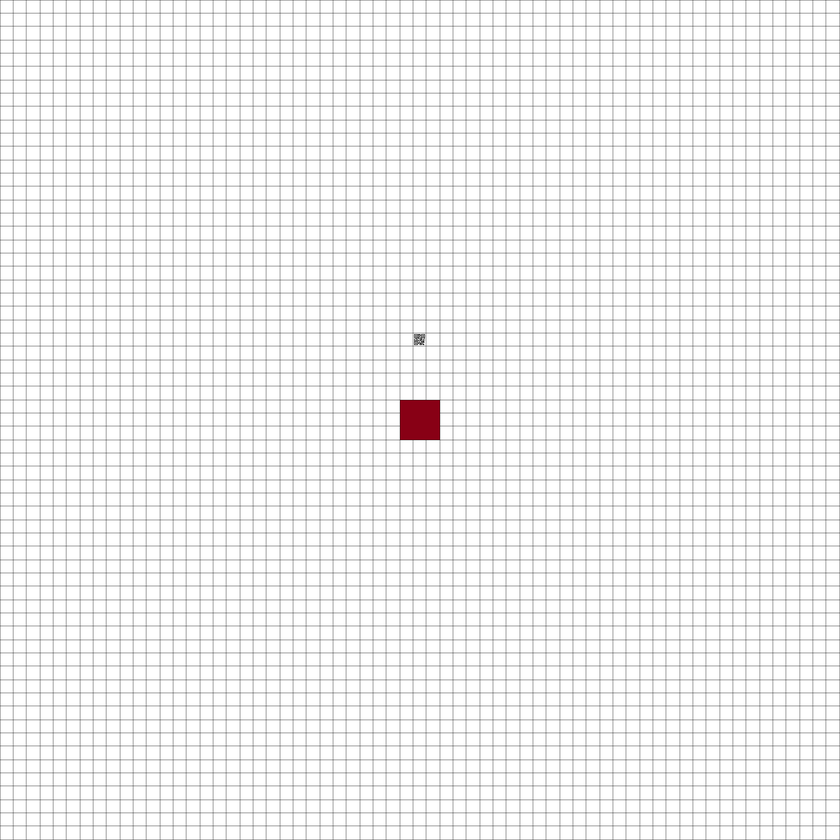
#> input picture ARENA_SGRID_QR_LAYOUT.png, 840 x 840 px, shrunk from 2710 x 2710 before the run; its folder holds only this picture in this run
$ python -i final_qr_controller_coord.py   (imports and definitions only)
#> lines starting #> are read from the running program, lines starting #| are printed output that depends on the picture; after the words box and inside, x2 and y2 are one past the last pixel; in counts of white or black regions, pixels touching at a corner belong together
#> further down, picture is the input picture: shape (840, 840, 3); mean B, G, R 239.9, 239.9, 240.2
import cv2
import numpy as np
import math
from controller import Robot

# [1 line that did not run here, left out]
# [1 line that did not run here, left out]

# --- Camera Setup ---
# [1 line that did not run here, left out]
# [1 line not run here, left out]

qr_detector = cv2.QRCodeDetector()

# --- Motor Setup ---
# [1 line that did not run here, left out]
# [1 line that did not run here, left out]

# [6 lines not run here, left out]

# --- Constants & States ---
BASE_SPEED = 3.0
TURN_SPEED = 4.0
TURN_TIME_90 = 0.70

STATE_FORWARD = 0
STATE_TURNING = 1
STATE_WAITING = 2
STATE_STOPPED = 3

state = STATE_FORWARD
turn_dir = "right"
action_start_time = 0
action_cooldown_end = 0

# --- NEW: Memory Variables ---
pending_command = None
frames_since_qr_lost = 0

def process_frame(frame):
    h, w = frame.shape[:2]

    # CROP: 40%
    crop_y = int(h * 0.40)
    roi = frame[crop_y:, :]
    roi_h, roi_w = roi.shape[:2]

    gray_roi = cv2.cvtColor(roi, cv2.COLOR_BGR2GRAY)
    blur_raw = cv2.GaussianBlur(gray_roi, (3, 3), 0)

    # --- 1. GENERATE AN ARSENAL OF SMART FILTERS ---

    # Filter A: Standard Adaptive (Good for even lighting)
    thresh_raw = cv2.adaptiveThreshold(
        blur_raw, 255, cv2.ADAPTIVE_THRESH_GAUSSIAN_C, cv2.THRESH_BINARY, 25, 7
    )
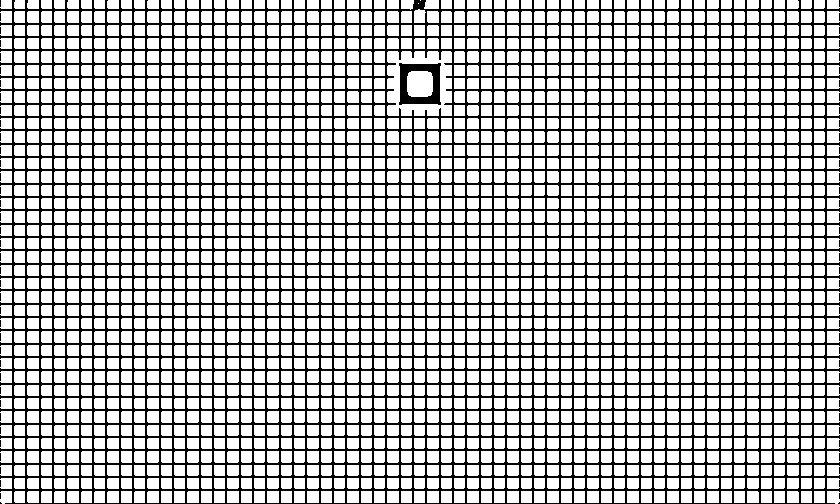
#> thresh_raw: shape (504, 840); 71.4% white; black in thin lines or dots

    # Filter B: LARGE Block Adaptive (MAGIC for thick bands of horizontal glare!)
    thresh_large = cv2.adaptiveThreshold(
        blur_raw, 255, cv2.ADAPTIVE_THRESH_GAUSSIAN_C, cv2.THRESH_BINARY, 85, 11
    )
#> thresh_large: shape (504, 840); 72% white; black in thin lines or dots

    # Filter C: Morphological Close (Patches up broken QR blocks destroyed by noise)
    kernel = np.ones((3,3), np.uint8)
    thresh_morph = cv2.morphologyEx(thresh_raw, cv2.MORPH_CLOSE, kernel)
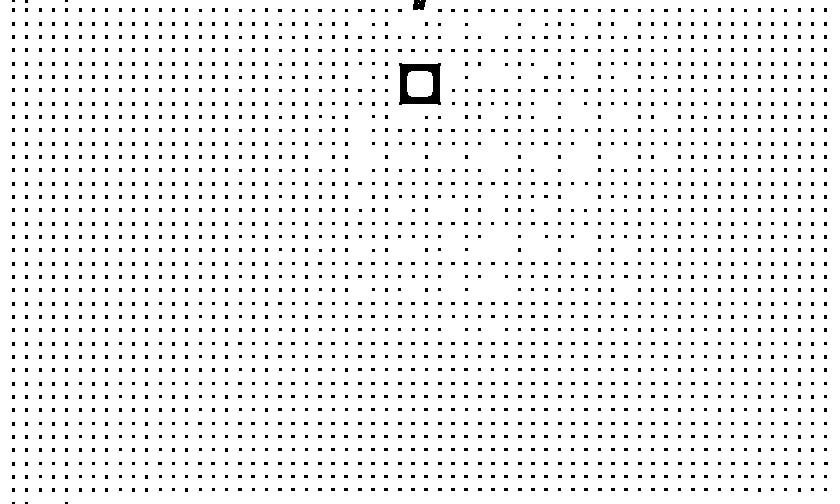
#> thresh_morph: shape (504, 840); 94% white; 2184 black regions (2182 under 20 px), largest, box (x1, y1, x2, y2) and area: (399, 63, 441, 105) 982, (413, 0, 426, 10) 111

    # Filter D: CLAHE (Balances global contrast)
    clahe = cv2.createCLAHE(clipLimit=3.0, tileGridSize=(8,8))
    gray_clahe = clahe.apply(gray_roi)
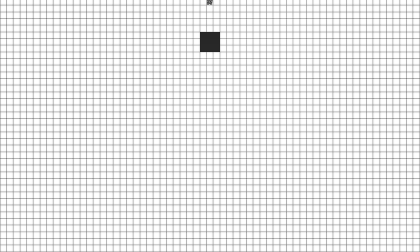
#> gray_clahe: shape (504, 840) (shown at 1/2 size); min 22, max 255, mean 231.8
    thresh_clahe = cv2.adaptiveThreshold(
        cv2.GaussianBlur(gray_clahe, (3, 3), 0), 255, cv2.ADAPTIVE_THRESH_GAUSSIAN_C, cv2.THRESH_BINARY, 25, 7
    )
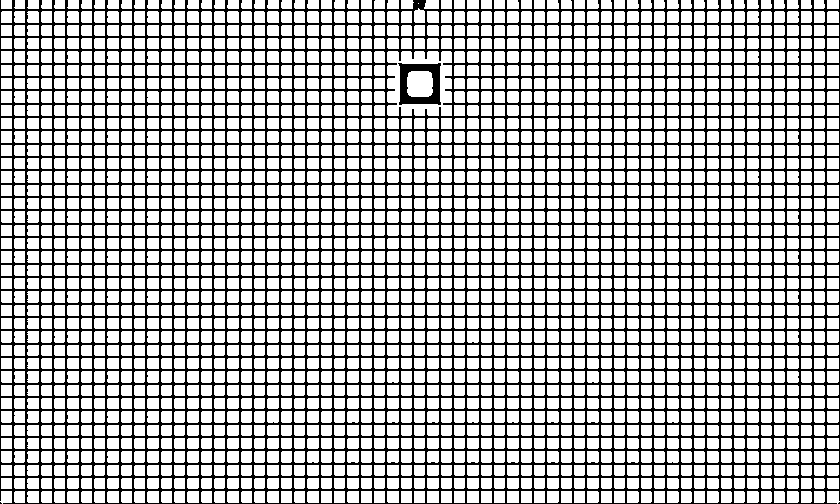
#> thresh_clahe: shape (504, 840); 70.9% white; black in thin lines or dots

    # --- 2. ROBUST QR DETECTION ---
    qr_command = None
    qr_bbox = None
    best_area = 0

    # Throw the smart filters at the detector.
    candidates = [roi, gray_roi, thresh_raw, thresh_large, thresh_morph, gray_clahe, thresh_clahe]

    for img_candidate in candidates:
        data, bbox, _ = qr_detector.detectAndDecode(img_candidate)

        if bbox is not None:
            # Keep track of the largest/cleanest bounding box for the yellow dot tracking,
            # even if we haven't successfully read the text yet.
            area = cv2.contourArea(np.int32(bbox))
            if area > best_area:
                best_area = area
                qr_bbox = bbox

        if data:
            # We successfully read the text! Lock it in and stop checking.
            qr_command = data.strip().upper()
            qr_bbox = bbox # Use the exact box that successfully read the data
            break
#> this loop made 7 passes
#> after the loop, best_area = 0

    qr_bottom_y = None

    # --- 3. LINE THRESHOLDING & MASKING ---
    # Use CLAHE for the line follower so it ignores glare on the floor
    _, thresh_lines = cv2.threshold(gray_clahe, 80, 255, cv2.THRESH_BINARY_INV)
#> thresh_lines: shape (504, 840); 0.39% white; 7 white regions (6 under 20 px), largest, box (x1, y1, x2, y2) and area: (400, 64, 440, 104) 1600
    display_img = cv2.cvtColor(thresh_lines, cv2.COLOR_GRAY2BGR)

    if qr_bbox is not None:
        bbox_int = np.int32(qr_bbox).reshape(-1, 1, 2)
        cv2.fillPoly(thresh_lines, [bbox_int], 0)
        cv2.polylines(display_img, [bbox_int], True, (255, 0, 255), 3)

        pts = qr_bbox[0]
        qr_bottom_y = np.max(pts[:, 1])
        lowest_pt_idx = np.argmax(pts[:, 1])

        cv2.circle(display_img, (int(pts[lowest_pt_idx, 0]), int(qr_bottom_y)), 6, (0, 255, 255), -1)

        if qr_command:
            cv2.putText(display_img, qr_command, (10, 30), cv2.FONT_HERSHEY_SIMPLEX, 1, (255, 0, 255), 2)
        else:
            # Shows that it found the shape, but is still fighting glare to read it
            cv2.putText(display_img, "???", (10, 30), cv2.FONT_HERSHEY_SIMPLEX, 1, (0, 0, 255), 2)

    TRIGGER_Y = int(roi_h * 0.85)
    cv2.line(display_img, (0, TRIGGER_Y), (roi_w, TRIGGER_Y), (0, 0, 255), 2)
    cv2.putText(display_img, "TRIGGER LINE", (10, TRIGGER_Y - 10), cv2.FONT_HERSHEY_SIMPLEX, 0.5, (0, 0, 255), 1)
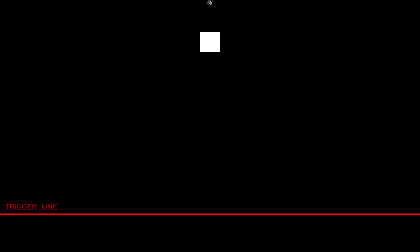
#> display_img: shape (504, 840, 3) (shown at 1/2 size); mean B, G, R 1, 1, 2.7

    # --- 4. FIND CORRIDOR LINES & HORIZONTAL GRID LINES ---
    lines = cv2.HoughLinesP(thresh_lines, rho=1, theta=np.pi/180, threshold=40,
                            minLineLength=25, maxLineGap=10)
#> lines = 22 rows, first 6: [400, 103, 439, 64], [403, 64, 439, 100], [400, 68, 435, 103], [400, 93, 429, 64], [400, 64, 439, 103], [404, 103, 439, 68]

    left_candidates = []
    right_candidates = []
    horizontal_y = None

    if lines is not None:
        for line in lines:
            x1, y1, x2, y2 = line[0]
            cv2.line(display_img, (x1, y1), (x2, y2), (0, 70, 0), 1)

            if y1 < y2:
                x1, y1, x2, y2 = x2, y2, x1, y1

            dx = x2 - x1
            dy = y1 - y2

            if dy == 0:
                angle = 90
            else:
                angle = math.degrees(math.atan2(dx, dy))

            if abs(angle) < 35:
                x_bottom = x1 + (dx / dy) * (y1 - roi_h)
                if x_bottom < roi_w / 2:
                    left_candidates.append((x_bottom, angle, x1, y1, x2, y2))
                else:
                    right_candidates.append((x_bottom, angle, x1, y1, x2, y2))

            elif abs(angle) > 50:
                cv2.line(display_img, (x1, y1), (x2, y2), (255, 255, 0), 2)
                avg_y = (y1 + y2) / 2
                if horizontal_y is None or avg_y > horizontal_y:
                    horizontal_y = avg_y
#> this loop made 22 passes
#> (line, x1, y1, x2, y2, dx, dy, angle) on passes 2, 3, 5, 7, 8, 14, 15: ([[403, 64, 439, 100]], 439, 100, 403, 64, -36, 36, -45), ([[400, 68, 435, 103]], 435, 103, 400, 68, -35, 35, -45), ([[400, 64, 439, 103]], 439, 103, 400, 64, -39, 39, -45), ([[400, 66, 438, 103]], 438, 103, 400, 66, -38, 37, -45.76), ([[408, 64, 439, 95]], 439, 95, 408, 64, -31, 31, -45), ([[406, 64, 439, 98]], 439, 98, 406, 64, -33, 34, -44.14), ([[410, 64, 439, 93]], 439, 93, 410, 64, -29, 29, -45)
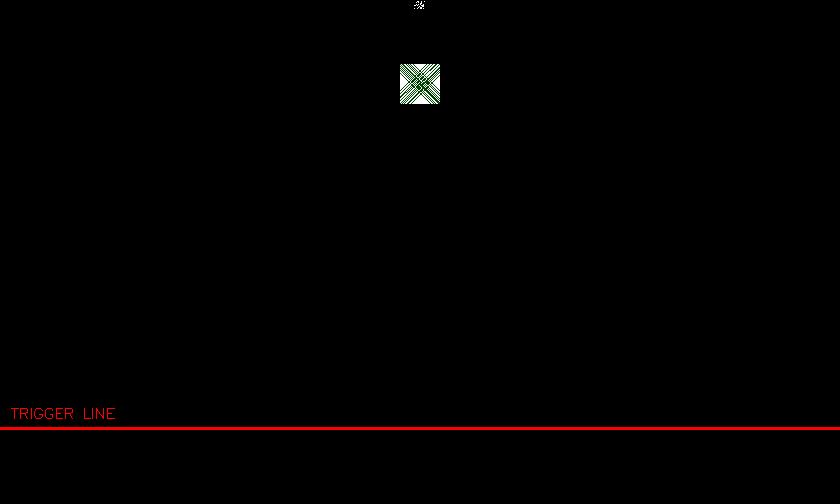
#> display_img: shape (504, 840, 3); 0.16% of pixels changed, all inside (x1, y1, x2, y2) = (400, 64, 440, 104)
#> after the loop, left_candidates = []; right_candidates = []

    best_left = max(left_candidates, key=lambda x: x[0]) if left_candidates else None
    best_right = min(right_candidates, key=lambda x: x[0]) if right_candidates else None

    CORRIDOR_WIDTH = int(roi_w * 0.8)
    midpoint_x = None
    best_vertical_angle = None

    if best_left and best_right:
        midpoint_x = (best_left[0] + best_right[0]) / 2
        best_vertical_angle = (best_left[1] + best_right[1]) / 2
        cv2.line(display_img, (best_left[2], best_left[3]), (best_left[4], best_left[5]), (0, 255, 0), 2)
        cv2.line(display_img, (best_right[2], best_right[3]), (best_right[4], best_right[5]), (0, 255, 0), 2)

    elif best_left:
        midpoint_x = best_left[0] + (CORRIDOR_WIDTH / 2)
        best_vertical_angle = best_left[1]
        cv2.line(display_img, (best_left[2], best_left[3]), (best_left[4], best_left[5]), (0, 200, 255), 2)

    elif best_right:
        midpoint_x = best_right[0] - (CORRIDOR_WIDTH / 2)
        best_vertical_angle = best_right[1]
        cv2.line(display_img, (best_right[2], best_right[3]), (best_right[4], best_right[5]), (0, 200, 255), 2)

    if midpoint_x is not None:
        best_center_error = midpoint_x - (roi_w / 2)
        cv2.circle(display_img, (int(midpoint_x), roi_h - 2), 4, (0, 0, 255), -1)
    else:
        best_center_error = None

    cv2.line(display_img, (roi_w//2, 0), (roi_w//2, roi_h), (255, 0, 0), 1)
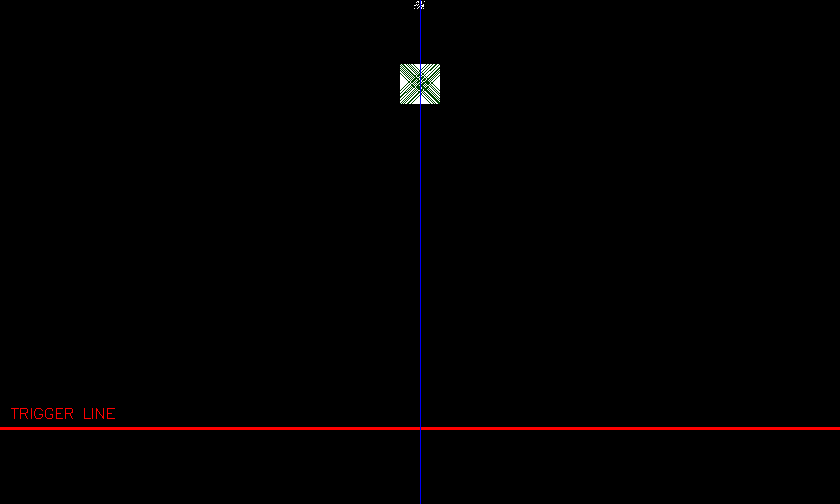
#> display_img: shape (504, 840, 3); 0.12% of pixels changed, all inside (x1, y1, x2, y2) = (420, 0, 421, 504)

    return best_center_error, best_vertical_angle, display_img, qr_command, qr_bottom_y, horizontal_y

# ────────────────────────────────────────────────
# Main Loop
# ────────────────────────────────────────────────
current_x, current_y = 0, 1
heading_x, heading_y = 0, 1
last_grid_cross_time = 0
is_on_intersection = False

# --- Smart Ignore Variables ---
last_completed_action = None
ignore_action_until = 0

# [156 lines not run here, left out]

>>> import cv2
>>> picture = cv2.imread('ARENA_SGRID_QR_LAYOUT.png')
>>> result = process_frame(picture)
#> result = 6 items
